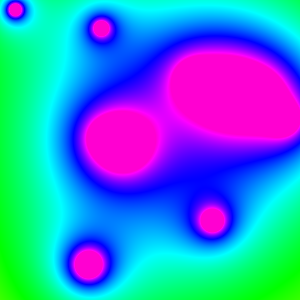
Frame 1 (no input)
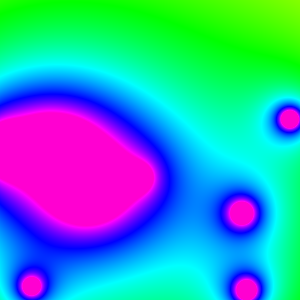
Frame 60 (the mouse pressed at the canvas centre just before this capture)
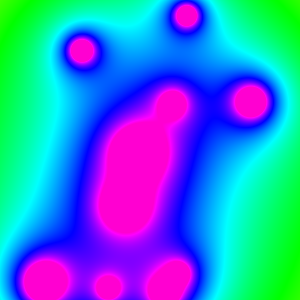
Frame 120 (the mouse held since frame 60 and released just before this capture)

The Processing sketch that drew these frames (run headless with seeded random() and noise(); from frame 60 on, the mouse is pressed at the canvas centre):

// Processing sketch: metaballs
// ── metaballs.pde
//Blob b;
//ArrayList<Blob> blobs;
int num_blobs = 10;
Blob[] blobs;

void setup()
{
  size(300, 300);
  colorMode(HSB);
  //blobs = new ArrayList<Blob>();
  blobs = new Blob[num_blobs];
  for (int i = 0; i < num_blobs; i++)
  {
    //blobs.add(new Blob(random(width), random(height)));
    blobs[i] = (new Blob(random(width), random(height)));
  }
}

void draw()
{
  background(51);

  loadPixels();
  for (int x = 0; x < width; x++)
  {
    for (int y = 0; y < height; y++)
    {
      int index = x + y * width;
      float sum = 0;
      for (Blob b : blobs)
      {        
        float d = dist(x, y, b.pos.x, b.pos.y);
        sum += 40 * b.r / d;
      }
      sum = constrain(sum, 0, 220);
      pixels[index] = color(sum, 255, 255);
    }
  }
  updatePixels();
  for (Blob b : blobs)
  {
    b.update();
    //b.show();
  }
}

// ── Blob.pde
class Blob
{
  PVector pos, vel;
  float r;
  
  Blob(float x, float y)
  {
    pos = new PVector(x, y);
    vel = PVector.random2D();
    vel.mult(random(2,5));
    r = random(20, 80);
  }
   
   
  void update()
  {
    pos.add(vel);
    if (pos.x > width || pos.x < 0)
    {
      vel.x *= -1;
    }
    if (pos.y > height || pos.y < 0)
    {
      vel.y *= -1;
    }    
  }
   
  void show()
  {
    noFill();
    stroke(0);
    strokeWeight(4);
    ellipse(pos.x, pos.y, r*2, r*2);
  }
  
  
  
  
  
  
}
